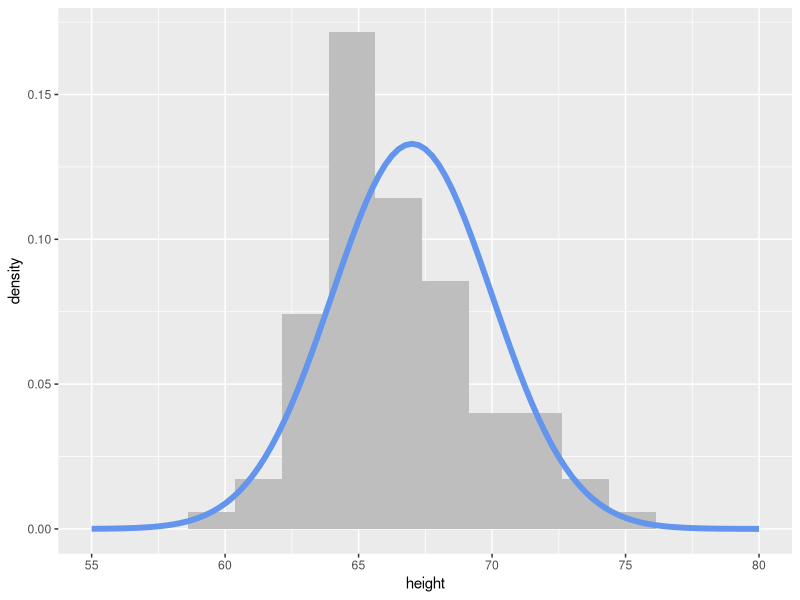

The R source for this figure:
## ---- chunk 1
knitr::opts_chunk$set(echo = TRUE)

library(tidyverse)
## ---- chunk 2
rnorm(1, mean = 0, sd = 1)
## ---- chunk 3
rnorm(1, mean = 0, sd = 1)
## ---- chunk 4
head(.Random.seed)
## ---- chunk 5
set.seed(1234)
rnorm(1, mean = 0, sd = 1)
## ---- chunk 6
set.seed(1234)
rnorm(1, mean = 0, sd = 1)
## ---- chunk 7
set.seed(1234)
rnorm(1, mean = 0, sd = 1)

## Calling rnorm() again without a seed "resets" the seed! 
rnorm(1, mean = 0, sd = 1)
## ---- chunk 8
my_samples <- tibble(height = rnorm(n = 100, 
                                    mean = 67, 
                                    sd = 3))

my_samples %>%
  ggplot(aes(x = height)) +
  geom_histogram(aes(y = ..density..), 
                 binwidth = 1.75, fill = "grey") +
  stat_function(fun = ~ dnorm(., mean = 67, sd = 3), 
                col = "cornflowerblue", lwd = 2) + 
  xlim(c(55, 80))
